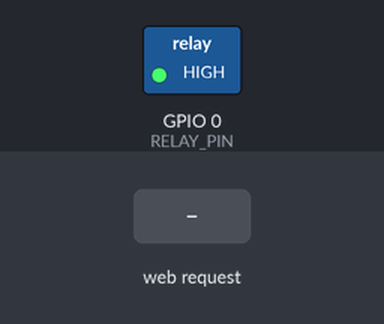
The sketch below on a simulated ESP8266 (NodeMCU). Parts: switched loads named in the sketch (green lamp = pin HIGH). The inputs (shaded band) are chosen by the test bench. WiFi joins after 1.5 s; servers stay silent unless stated; what the sketch prints to the serial monitor is not drawn.

Above: at 2.7 s.
2.8 s: HTTP request GET /api/relay?s=1 received
At 3.6 s:
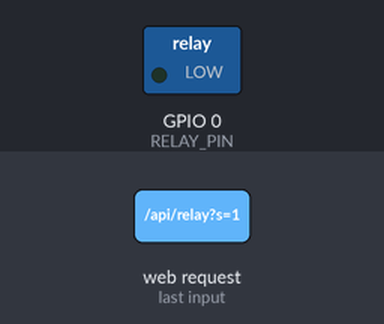
4.3 s: HTTP request GET /api/relay?s=0 received
At 4.7 s:
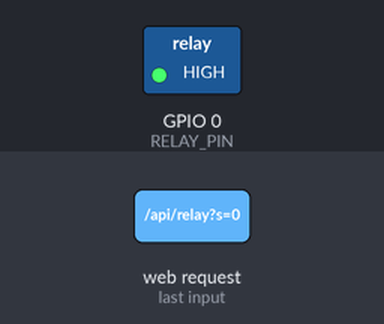
5.8 s: HTTP request GET /api/relay?s=t received
At 7.0 s:
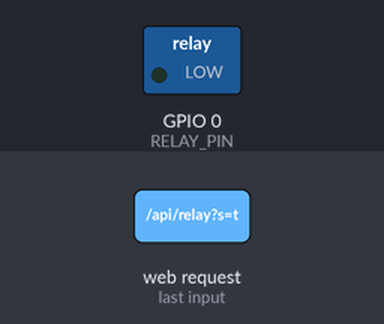
Timing chart, 0 to 8.8 s (numbered marks = the images above; inputs shaded):
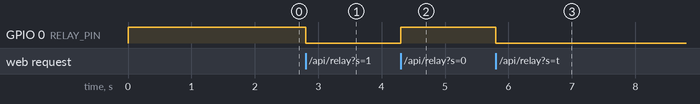

The sketch:

main.ino
```cpp
/*
  ESP-01 + ESP-01 Relay Module (GPIO0 type) - Web Server

  ESP-01 only exposes GPIO0, GPIO2, TX (GPIO1) and RX (GPIO3).
  This relay board is driven from GPIO0, active-LOW (LOW = relay ON).

  Open  http://relay01.local  (or the IP address from your router)

  HTTP API (for Home Assistant / curl / automations):
    GET /api/state        -> {"on":0|1,"rssi":-58,"up":1234}
    GET /api/relay?s=1    -> relay ON
    GET /api/relay?s=0    -> relay OFF
    GET /api/relay?s=t    -> toggle

  Arduino IDE: Generic ESP8266 Module | Flash Mode DOUT
               Flash Size 512KB (ESP-01) or 1MB (ESP-01S)
*/

#include <ESP8266WiFi.h>
#include <ESP8266WebServer.h>
#include <ESP8266mDNS.h>

// ---------------- User settings ----------------
const char* WIFI_SSID = "REPLACE_WITH_YOUR_SSID";
const char* WIFI_PASS = "REPLACE_WITH_YOUR_PASSWORD";
const char* HOSTNAME  = "relay01"; // open http://relay01.local

const uint8_t RELAY_PIN        = 0;      // GPIO0
const bool    RELAY_ACTIVE_LOW = true;   // LOW turns the relay ON
// -----------------------------------------------

ESP8266WebServer server(80);
bool relayOn = false;

// ---------------- Web page (stored in flash, not RAM) ----------------
const char INDEX_HTML[] PROGMEM = R"rawliteral(<!DOCTYPE html><html lang="en"><head><meta charset="utf-8">
<meta name="viewport" content="width=device-width,initial-scale=1">
<meta name="color-scheme" content="light dark">
<title>Relay</title><link rel="icon" href="data:,">
<style>
:root{--bg:#e3e9f3;--card:#fbfcfe;--ink:#14203a;--mute:#6a768e;--line:#dbe2ed;--t1:#d3dae7;--t2:#bec7d8}
@media(prefers-color-scheme:dark){:root{--bg:#090e1b;--card:#121a2d;--ink:#eaf0fb;--mute:#8b97b1;--line:#222c45;--t1:#34405f;--t2:#28324d}}
*{box-sizing:border-box;-webkit-tap-highlight-color:transparent}
body{margin:0;min-height:100vh;min-height:100dvh;display:grid;place-items:center;background:var(--bg);color:var(--ink);font:16px/1.4 system-ui,-apple-system,"Segoe UI",Roboto,sans-serif}
body::before{content:"";position:fixed;inset:0;pointer-events:none;opacity:0;transition:opacity .6s;background:radial-gradient(55% 40% at 50% 52%,rgba(255,176,32,.3),transparent 70%)}
body.on::before{opacity:1}
main{position:relative;width:min(92vw,340px);padding:22px 22px 18px;border:1px solid var(--line);border-radius:30px;background:var(--card);box-shadow:0 24px 50px -22px rgba(15,25,55,.4)}
header{display:flex;justify-content:space-between;align-items:flex-start;gap:8px}
h1{margin:0;font-size:19px;font-weight:700;letter-spacing:-.01em}
#h{font:12px ui-monospace,SFMono-Regular,Menlo,Consolas,monospace;color:var(--mute);word-break:break-all}
.st{display:flex;align-items:center;gap:6px;padding:4px 10px;border-radius:99px;background:var(--bg);font-size:12px;color:var(--mute);white-space:nowrap}
.st i{width:7px;height:7px;border-radius:50%;background:#e5484d}
.st.ok i{background:#30a46c;box-shadow:0 0 0 3px rgba(48,164,108,.22)}
#w{position:relative;display:block;width:128px;height:220px;margin:26px auto 18px;padding:0;border:0;border-radius:64px;cursor:pointer;background:linear-gradient(var(--t1),var(--t2));box-shadow:inset 0 4px 10px rgba(0,0,0,.28),inset 0 -2px 4px rgba(255,255,255,.2);transition:background .3s,box-shadow .3s,transform .15s,opacity .3s}
#w i{position:absolute;left:10px;top:10px;width:108px;height:108px;border-radius:50%;display:grid;place-items:center;background:radial-gradient(circle at 35% 28%,#fff,#e8ecf4 72%);box-shadow:0 8px 16px rgba(0,0,0,.32),inset 0 -3px 6px rgba(0,0,0,.08);transform:translateY(92px);transition:transform .34s cubic-bezier(.3,1.5,.5,1)}
#w svg{width:42px;height:42px;fill:none;stroke:#9aa5bd;stroke-width:2.4;stroke-linecap:round;transition:stroke .3s}
#w.on{background:linear-gradient(#ffcd52,#ff9f0a);box-shadow:inset 0 4px 10px rgba(120,60,0,.3),0 0 0 6px rgba(255,176,32,.15),0 0 60px 10px rgba(255,176,32,.5)}
#w.on i{transform:none}
#w.on svg{stroke:#f59e0b}
#w:active:not(:disabled){transform:scale(.97)}
#w:disabled{opacity:.5;cursor:default}
#w:focus-visible{outline:3px solid var(--ink);outline-offset:5px}
#s{margin:0;text-align:center;font-size:34px;font-weight:750;letter-spacing:-.02em;line-height:1.1}
#k{margin:4px 0 0;text-align:center;font-size:13px;color:var(--mute)}
footer{display:flex;justify-content:space-between;align-items:center;margin-top:22px;padding-top:14px;border-top:1px solid var(--line);font-size:13px;color:var(--mute)}
b{color:var(--ink);font-weight:600;font-variant-numeric:tabular-nums}
.sg{display:inline-flex;align-items:flex-end;gap:2px;height:13px;margin-right:6px;vertical-align:-1px}
.sg u{width:3px;border-radius:1px;background:var(--line)}
.sg u:nth-child(1){height:4px}.sg u:nth-child(2){height:7px}.sg u:nth-child(3){height:10px}.sg u:nth-child(4){height:13px}
.sg u.a{background:var(--ink)}
@media(prefers-reduced-motion:reduce){*{transition:none!important}}
</style></head><body>
<main>
<header><div><h1>Relay</h1><div id="h"></div></div><div class="st" id="c"><i></i><span id="n">Connecting</span></div></header>
<button id="w" role="switch" aria-checked="false" aria-label="Relay power" disabled><i><svg viewBox="0 0 24 24"><path d="M12 3v9M6.4 6.6a8 8 0 1 0 11.2 0"/></svg></i></button>
<p id="s">&hellip;</p>
<p id="k">&nbsp;</p>
<footer><div><span class="sg" id="g"><u></u><u></u><u></u><u></u></span><b id="r">&ndash;</b></div><div>Uptime <b id="u">&ndash;</b></div></footer>
</main>
<script>
const $=i=>document.getElementById(i),w=$('w'),B=document.body;
const T=t=>{let d=t/86400|0,h=t%86400/3600|0,m=t%3600/60|0;return d?d+'d '+h+'h':h?h+'h '+m+'m':m+'m '+t%60+'s'};
function live(v){$('c').className='st'+(v?' ok':'');$('n').textContent=v?'Connected':'Offline';w.disabled=!v}
function show(d){
w.className=B.className=d.on?'on':'';w.setAttribute('aria-checked',!!d.on);
$('s').textContent=d.on?'On':'Off';$('k').textContent=d.on?'Relay is energized':'Relay is idle';
document.title='Relay \u00b7 '+(d.on?'On':'Off');
$('r').textContent=d.rssi+' dBm';$('u').textContent=T(d.up);
const n=d.rssi>-50?4:d.rssi>-67?3:d.rssi>-80?2:1;
[...$('g').children].forEach((e,i)=>e.className=i<n?'a':'');
live(1)}
async function go(u){try{show(await(await fetch(u,{cache:'no-store'})).json())}catch(e){live(0)}}
w.onclick=()=>{const n=w.className?0:1;w.className=B.className=n?'on':'';
navigator.vibrate&&navigator.vibrate(12);go('/api/relay?s='+n)};
$('h').textContent=location.host;
go('/api/state');setInterval(()=>go('/api/state'),3000);
</script></body></html>)rawliteral";

// ---------------- Relay control ----------------
void relaySet(bool on) {
  relayOn = on;
  digitalWrite(RELAY_PIN, (on != RELAY_ACTIVE_LOW) ? HIGH : LOW);
}

// ---------------- HTTP handlers ----------------
void sendState() {
  char buf[64];
  snprintf(buf, sizeof(buf), "{\"on\":%d,\"rssi\":%d,\"up\":%lu}",
           relayOn ? 1 : 0, (int)WiFi.RSSI(), millis() / 1000UL);
  server.sendHeader("Cache-Control", "no-store");
  server.send(200, "application/json", buf);
}

void handleRoot() {
  server.sendHeader("Cache-Control", "no-cache");
  server.send_P(200, "text/html", INDEX_HTML);
}

void handleRelay() {
  String s = server.arg("s");
  if (s == "1")      relaySet(true);
  else if (s == "0") relaySet(false);
  else if (s == "t") relaySet(!relayOn);
  sendState();
}

// ---------------- Setup / loop ----------------
void setup() {
  Serial.begin(115200);

  digitalWrite(RELAY_PIN, RELAY_ACTIVE_LOW ? HIGH : LOW);   // relay OFF before pin becomes output
  pinMode(RELAY_PIN, OUTPUT);
  relaySet(false);

  WiFi.persistent(false);                // don't wear out the flash
  WiFi.mode(WIFI_STA);
  WiFi.hostname(HOSTNAME);
  WiFi.setAutoReconnect(true);
  WiFi.begin(WIFI_SSID, WIFI_PASS);
  while (WiFi.status() != WL_CONNECTED) delay(250);

  Serial.println();
  Serial.print("IP address: ");
  Serial.println(WiFi.localIP());

  MDNS.begin(HOSTNAME);
  MDNS.addService("http", "tcp", 80);

  server.on("/", handleRoot);
  server.on("/api/state", sendState);
  server.on("/api/relay", handleRelay);
  server.on("/favicon.ico", []() { server.send(204); });
  server.onNotFound([]() { server.send(404, "text/plain", "Not found"); });
  server.begin();
}

void loop() {
  server.handleClient();
  MDNS.update();
}
```

Measured:
- after the input at 2.8 s, GPIO 0 (RELAY_PIN): HIGH → LOW at once
- after the input at 4.3 s, GPIO 0 (RELAY_PIN): LOW → HIGH at once
- after the input at 5.8 s, GPIO 0 (RELAY_PIN): HIGH → LOW at once
